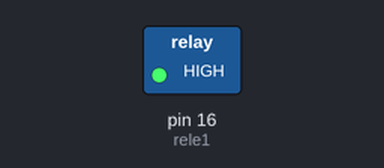
The sketch below on a simulated Arduino Uno, built with avr-gcc and run on an emulated ATmega328P. On the bench: switched loads named in the sketch (green lamp = pin HIGH).

Above: at 2.5 s.
At 7.5 s:
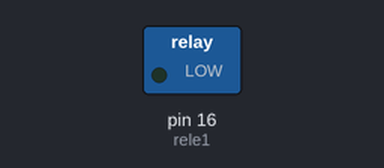
Timing chart, 0 to 13.0 s (numbered marks = the images above):
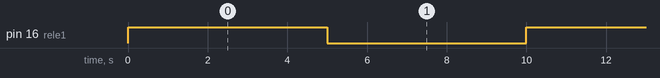

The sketch:

Basico_un_rele.ino
```cpp
int rele1=16;//D0

void setup() {
  // put your setup code here, to run once:
 pinMode(rele1,OUTPUT);
}

void loop() {
  // put your main code here, to run repeatedly:
  digitalWrite(rele1,HIGH);
  delay(5000);
  digitalWrite(rele1,LOW);
  delay(5000);
}
```

Measured:
- by itself, pin 16 (rele1): alternates HIGH for 5.0 s and LOW for 5.0 s
